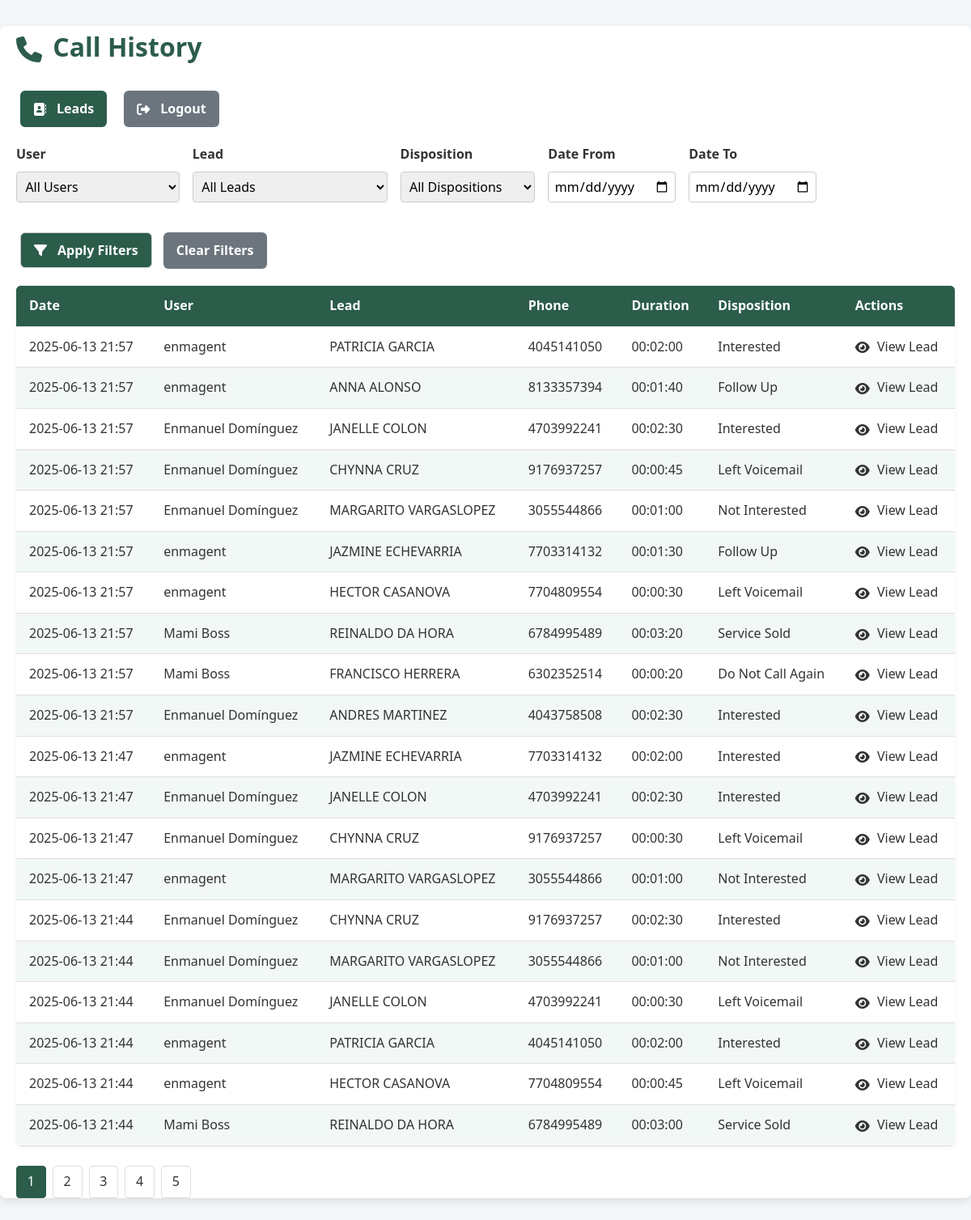
The page /calls/list.php (signed in) on the database its author committed.
### tables this page shows
CREATE TABLE `interactions` (
  `id` int(11) NOT NULL,
  `lead_id` int(11) NOT NULL,
  `user_id` int(11) NOT NULL,
  `disposition_id` int(11) NOT NULL,
  `notes` text DEFAULT NULL,
  `interaction_time` datetime NOT NULL DEFAULT current_timestamp(),
  `duration_seconds` int(11) DEFAULT NULL,
  `created_at` datetime NOT NULL DEFAULT current_timestamp(),
  `updated_at` datetime NOT NULL DEFAULT current_timestamp() ON UPDATE current_timestamp()
);

CREATE TABLE `users` (
  `id` int(11) NOT NULL,
  `name` varchar(100) NOT NULL,
  `email` varchar(100) NOT NULL,
  `password_hash` varchar(255) NOT NULL,
  `status` enum('active','inactive') NOT NULL DEFAULT 'active',
  `created_at` datetime NOT NULL DEFAULT current_timestamp(),
  `updated_at` datetime NOT NULL DEFAULT current_timestamp() ON UPDATE current_timestamp()
);

CREATE TABLE `leads` (
  `id` int(11) NOT NULL,
  `external_id` varchar(100) NOT NULL,
  `prefix` varchar(20) DEFAULT NULL,
  `first_name` varchar(50) NOT NULL,
  `mi` varchar(10) DEFAULT NULL,
  `last_name` varchar(50) NOT NULL,
  `phone` varchar(20) NOT NULL,
  `email` varchar(100) DEFAULT NULL,
  `address_line` varchar(150) DEFAULT NULL,
  `suite_apt` varchar(50) DEFAULT NULL,
  `city` varchar(50) DEFAULT NULL,
  `state` char(2) DEFAULT NULL,
  `zip5` char(5) DEFAULT NULL,
  `zip4` char(4) DEFAULT NULL,
  `delivery_point_bar_code` varchar(20) DEFAULT NULL,
  `carrier_route` varchar(20) DEFAULT NULL,
  `fips_county_code` char(5) DEFAULT NULL,
  `county_name` varchar(50) DEFAULT NULL,
  `age` int(11) DEFAULT NULL,
  `insurance_interest_id` int(11) DEFAULT NULL,
  `source_id` int(11) NOT NULL,
  `status_id` int(11) NOT NULL DEFAULT 1,
  `do_not_call` tinyint(1) NOT NULL DEFAULT 0,
  `taken_by` int(11) DEFAULT NULL,
  `taken_at` datetime DEFAULT NULL,
  `created_at` datetime NOT NULL DEFAULT current_timestamp(),
  `updated_at` datetime NOT NULL DEFAULT current_timestamp() ON UPDATE current_timestamp(),
  `income` varchar(10) DEFAULT NULL,
  `language` varchar(10) DEFAULT NULL,
  `notes` text DEFAULT NULL
);

CREATE TABLE `dispositions` (
  `id` int(11) NOT NULL,
  `name` varchar(50) NOT NULL,
  `created_at` datetime NOT NULL DEFAULT current_timestamp()
);

### calls/list.php (the view, shortened to what this page needs)
<?php
$pdo = getPDO();
$page = max(1, (int) ($_GET['page'] ?? 1));
$perPage = (int) ($_GET['per_page'] ?? 20);
$perPage = in_array($perPage, [10, 20, 50, 100]) ? $perPage : 20;
$offset = ($page - 1) * $perPage;
$conds = [];
$params = [];
$where = !empty($conds) ? "WHERE " . implode(" AND ", $conds) : "";
$countStmt = $pdo->prepare("
    SELECT COUNT(*)
    FROM interactions i
    JOIN users u ON i.user_id = u.id
    JOIN leads l ON i.lead_id = l.id
    $where
");
$countStmt->execute($params);
$totalCalls = (int) $countStmt->fetchColumn();
$totalPages = (int) ceil($totalCalls / $perPage);
$stmt = $pdo->prepare("
    SELECT
        i.id,
        i.created_at,
        i.duration_seconds,
        d.name AS disposition,
        u.name AS user,
        l.id AS lead_id,
        CONCAT(l.first_name, ' ', l.last_name) AS lead_name,
        l.phone
    FROM interactions i
    JOIN users u ON i.user_id = u.id
    JOIN leads l ON i.lead_id = l.id
    JOIN dispositions d ON i.disposition_id = d.id
    $where
    ORDER BY i.created_at DESC
    LIMIT $offset, $perPage
");
$stmt->execute($params);
$calls = $stmt->fetchAll(PDO::FETCH_ASSOC);
?>
<!DOCTYPE html>
<html lang="en">
<head>
  <link rel="stylesheet" href="./../assets/css/app.css">
  <link rel="stylesheet" href="https://cdnjs.cloudflare.com/ajax/libs/font-awesome/6.4.0/css/all.min.css">
</head>
<body>
  <div class="container">
    <h1><i class="fas fa-phone"></i> Call History</h1>
    <div class="actions">
      <div class="btn-group">
        <a class="btn" href="../leads/list.php"><i class="fas fa-address-book"></i> Leads</a>
        <a class="btn btn-secondary" href="../auth/logout.php"><i class="fas fa-sign-out-alt"></i> Logout</a>
      </div>
    </div>
    <form method="get" class="filters-form mb-4">
      <div style="display: flex; flex-wrap: wrap; gap: 1rem;">
        <div class="form-group">
          <label for="user">User</label>
          <select id="user" name="user" class="form-control">
            <option value="">All Users</option>
          </select>
        </div>
        <div class="form-group">
          <label for="lead">Lead</label>
          <select id="lead" name="lead" class="form-control">
            <option value="">All Leads</option>
          </select>
        </div>
        <div class="form-group">
          <label for="disposition">Disposition</label>
          <select id="disposition" name="disposition" class="form-control">
            <option value="">All Dispositions</option>
          </select>
        </div>
        <div class="form-group">
          <label for="date_from">Date From</label>
          <input type="date" id="date_from" name="date_from" value="<?= htmlspecialchars($_GET['date_from'] ?? '') ?>">
        </div>
        <div class="form-group">
          <label for="date_to">Date To</label>
          <input type="date" id="date_to" name="date_to" value="<?= htmlspecialchars($_GET['date_to'] ?? '') ?>">
        </div>
      </div>
      <div style="margin-top: 1rem;">
        <button type="submit" class="btn"><i class="fas fa-filter"></i> Apply Filters</button>
        <a href="list.php" class="btn btn-secondary">Clear Filters</a>
      </div>
    </form>
    <table class="table">
      <thead>
        <tr>
          <th>Date</th>
          <th>User</th>
          <th>Lead</th>
          <th>Phone</th>
          <th>Duration</th>
          <th>Disposition</th>
          <th>Actions</th>
        </tr>
      </thead>
      <tbody>
        <?php if (!$calls): ?>
          <tr>
            <td colspan="7" style="text-align:center;">No calls found.</td>
          </tr>
        <?php else: ?>
          <?php foreach ($calls as $call): ?>
            <tr>
              <td><?= htmlspecialchars(date('Y-m-d H:i', strtotime($call['created_at']))) ?></td>
              <td><?= htmlspecialchars($call['user']) ?></td>
              <td><?= htmlspecialchars($call['lead_name']) ?></td>
              <td><?= htmlspecialchars($call['phone']) ?></td>
              <td><?= $call['duration_seconds'] ? gmdate('H:i:s', $call['duration_seconds']) : '-' ?></td>
              <td><?= htmlspecialchars($call['disposition']) ?></td>
              <td>
                <a href="../leads/view.php?id=<?= htmlspecialchars($call['lead_id']) ?>">
                  <i class="fas fa-eye"></i> View Lead
                </a>
              </td>
            </tr>
          <?php endforeach; ?>
        <?php endif; ?>
      </tbody>
    </table>
    <?php if ($totalPages > 1): ?>
      <div class="pagination">
        <?php for ($i = 1; $i <= $totalPages; $i++): ?>
          <a href="?page=<?= $i ?>" class="<?= $i === $page ? 'active' : '' ?>"><?= $i ?></a>
        <?php endfor; ?>
      </div>
    <?php endif; ?>
  </div>
</body>
</html>

### assets/css/app.css (style rules this page uses)
*, *:before, *:after { box-sizing: border-box; margin: 0; padding: 0; }
body { font-family: 'Segoe UI', Tahoma, Geneva, Verdana, sans-serif; background-color: #f4f7fa; color: #333; line-height: 1.6; font-size: 1rem; }
a { text-decoration: none; color: inherit; }
button, input, select, textarea { font-family: inherit; font-size: inherit; padding: 0.5rem; border: 1px solid #ccc; border-radius: 4px; outline: none; transition: border-color 0.3s ease; }
.container { max-width: 1200px; margin: 0 auto; padding: 2rem; background-color: #ffffff; border-radius: 8px; box-shadow: 0 4px 12px rgba(0, 0, 0, 0.1); }
h1, h2, h3, h4, h5, h6 { font-weight: bold; margin-bottom: 1rem; color: #2c5d4a; }
h1 { font-size: 2rem; }
label { display: block; margin-bottom: 0.5rem; font-weight: bold; }
.actions { margin-top: 1.5rem; }
.actions .btn { margin-right: 0.5rem; }
.btn { margin: 5px; display: inline-flex; align-items: center; gap: 0.5rem; padding: 0.6rem 1rem; background-color: #2c5d4a; color: white; text-decoration: none; border-radius: 6px; font-weight: bold; cursor: pointer; transition: background-color 0.3s ease; }
.btn-secondary { background-color: #6c757d; }
.form-group { margin-bottom: 1.5rem; }
input[type="text"], input[type="email"], input[type="password"], input[type="tel"], select, textarea { width: 100%; padding: 0.6rem; border: 1px solid #ccc; border-radius: 4px; transition: border-color 0.3s ease; }
.table { width: 100%; border-collapse: collapse; margin-bottom: 1.5rem; background-color: #fff; border-radius: 6px; overflow: hidden; box-shadow: 0 2px 6px rgba(0, 0, 0, 0.05); }
.table th, .table td { padding: 12px 16px; border-bottom: 1px solid #e0e0e0; }
.table th { background-color: #2c5d4a; color: #fff; font-weight: 600; text-align: left; }
.table tr:nth-child(even) { background-color: #f2f8f5; }
.table thead { position: sticky; top: 0; background-color: #2c5d4a; color: white; z-index: 1; }
.pagination { display: flex; gap: 0.5rem; margin-top: 1rem; flex-wrap: wrap; }
.pagination a, .pagination span { padding: 0.4rem 0.8rem; border: 1px solid #ddd; border-radius: 4px; text-decoration: none; color: #333; }
.pagination .active { background-color: #2c5d4a; color: #fff; border-color: #2c5d4a; }
select { width: 100px; }
.btn i.fas { margin-right: 5px; }
.fas { vertical-align: middle; }
.fas { margin-right: 5px; }
.container { max-width: 1200px; margin: 2em auto; padding: 0 20px; }
table { width: 100%; border-collapse: collapse; margin-top: 1em; }
th, td { padding: 0.75em; text-align: left; vertical-align: middle; border-bottom: 1px solid #ddd; }
th { background-color: #ecf0f1; }

### calls/list.php (style rules this page uses)
.filters-form .form-group { margin-bottom: 1rem; }
.filters-form label { display: block; font-weight: bold; margin-bottom: 0.5rem; }
.filters-form input[type="text"], .filters-form input[type="date"], .filters-form select { width: 100%; padding: 0.4rem; border-radius: 4px; border: 1px solid #ccc; }
.actions { margin-bottom: 1rem; }
.btn-group { display: flex; gap: 0.5rem; }

### rows shown on the page
interactions: created_at "2025-06-13 21:57", user.name "enmagent", lead_name "PATRICIA GARCIA", lead.phone "4045141050", duration_seconds "00:02:00", disposition.name "Interested"
interactions: created_at "2025-06-13 21:57", user.name "enmagent", lead_name "ANNA ALONSO", lead.phone "8133357394", duration_seconds "00:01:40", disposition.name "Follow Up"
interactions: created_at "2025-06-13 21:57", user.name "Enmanuel Domínguez", lead_name "JANELLE COLON", lead.phone "4703992241", duration_seconds "00:02:30", disposition.name "Interested"
interactions: created_at "2025-06-13 21:57", user.name "Enmanuel Domínguez", lead_name "CHYNNA CRUZ", lead.phone "9176937257", duration_seconds "00:00:45", disposition.name "Left Voicemail"
interactions: created_at "2025-06-13 21:57", user.name "Enmanuel Domínguez", lead_name "MARGARITO VARGASLOPEZ", lead.phone "3055544866", duration_seconds "00:01:00", disposition.name "Not Interested"
interactions: created_at "2025-06-13 21:57", user.name "enmagent", lead_name "JAZMINE ECHEVARRIA", lead.phone "7703314132", duration_seconds "00:01:30", disposition.name "Follow Up"
interactions: created_at "2025-06-13 21:57", user.name "enmagent", lead_name "HECTOR CASANOVA", lead.phone "7704809554", duration_seconds "00:00:30", disposition.name "Left Voicemail"
interactions: created_at "2025-06-13 21:57", user.name "Mami Boss", lead_name "REINALDO DA HORA", lead.phone "6784995489", duration_seconds "00:03:20", disposition.name "Service Sold"
interactions: created_at "2025-06-13 21:57", user.name "Mami Boss", lead_name "FRANCISCO HERRERA", lead.phone "6302352514", duration_seconds "00:00:20", disposition.name "Do Not Call Again"
interactions: created_at "2025-06-13 21:57", user.name "Enmanuel Domínguez", lead_name "ANDRES MARTINEZ", lead.phone "4043758508", duration_seconds "00:02:30", disposition.name "Interested"
interactions: created_at "2025-06-13 21:47", user.name "enmagent", lead_name "JAZMINE ECHEVARRIA", lead.phone "7703314132", duration_seconds "00:02:00", disposition.name "Interested"
interactions: created_at "2025-06-13 21:47", user.name "Enmanuel Domínguez", lead_name "JANELLE COLON", lead.phone "4703992241", duration_seconds "00:02:30", disposition.name "Interested"
interactions: created_at "2025-06-13 21:47", user.name "Enmanuel Domínguez", lead_name "CHYNNA CRUZ", lead.phone "9176937257", duration_seconds "00:00:30", disposition.name "Left Voicemail"
interactions: created_at "2025-06-13 21:47", user.name "enmagent", lead_name "MARGARITO VARGASLOPEZ", lead.phone "3055544866", duration_seconds "00:01:00", disposition.name "Not Interested"
interactions: created_at "2025-06-13 21:44", user.name "Enmanuel Domínguez", lead_name "CHYNNA CRUZ", lead.phone "9176937257", duration_seconds "00:02:30", disposition.name "Interested"
interactions: created_at "2025-06-13 21:44", user.name "Enmanuel Domínguez", lead_name "MARGARITO VARGASLOPEZ", lead.phone "3055544866", duration_seconds "00:01:00", disposition.name "Not Interested"
interactions: created_at "2025-06-13 21:44", user.name "Enmanuel Domínguez", lead_name "JANELLE COLON", lead.phone "4703992241", duration_seconds "00:00:30", disposition.name "Left Voicemail"
interactions: created_at "2025-06-13 21:44", user.name "enmagent", lead_name "PATRICIA GARCIA", lead.phone "4045141050", duration_seconds "00:02:00", disposition.name "Interested"
interactions: created_at "2025-06-13 21:44", user.name "enmagent", lead_name "HECTOR CASANOVA", lead.phone "7704809554", duration_seconds "00:00:45", disposition.name "Left Voicemail"
interactions: created_at "2025-06-13 21:44", user.name "Mami Boss", lead_name "REINALDO DA HORA", lead.phone "6784995489", duration_seconds "00:03:00", disposition.name "Service Sold"
